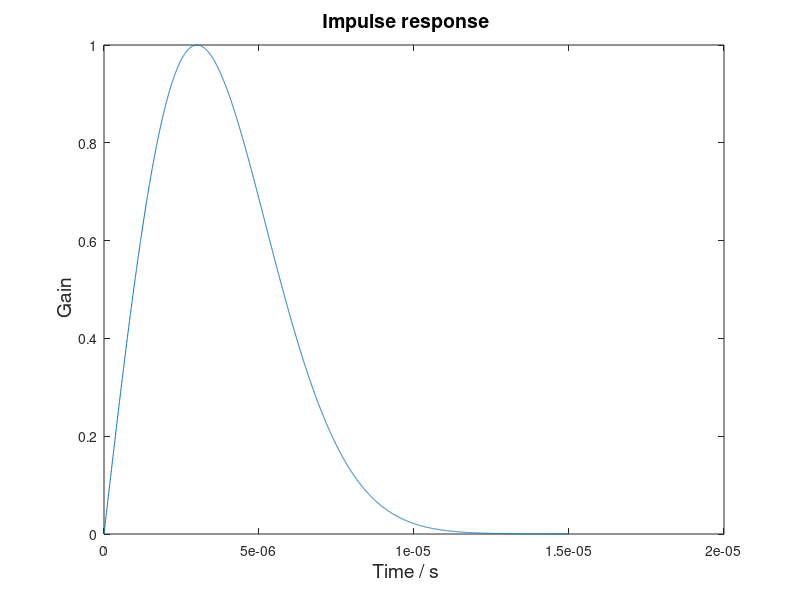

MATLAB code to generate this figure: (Note: this script raises an error after producing the figure.)
clear all;
close all;
v_max = 50;
carrier = 9.55e9;
fontsize = 14;

tau = 15e-6;
fs = 2e8;
N = tau*fs;
amp = ones(1,N);
f_points = 100;


%% IR
domain = linspace(0,5,N);
impulse_response = raylpdf(domain, 1);
impulse_response = impulse_response/max(impulse_response);

%% IR plot
fig = figure;
x = linspace(0, tau, N);
plot(x, impulse_response);
title('Impulse response   ', 'FontSize', fontsize);
xlabel('Time / s   ', 'FontSize', fontsize);
ylabel('Gain   ', 'FontSize', fontsize);
print(fig, '-dpng', '-r300', '../thesis/figures/tf1.png');


%% pulse
signal  = makesignal(amp, [], [], tau, fs);
[delay v the_af] = af(impulse_response, signal, tau, fs, v_max, f_points, carrier);
t_str = sprintf('Pulse w/ IR distortion ( \\tau=15 \\mus, f=%1.2f GHz )      ', carrier./1e9);
fig = plotaf(t_str, delay,v,the_af);
print(fig, '-dpng', '-r300', '../thesis/figures/pulsewir-15us.png');




%% LFM
%
B = 5e6;
f_signal = linspace(-B/2,B/2,N);
signal = makesignal(amp, [], f_signal, tau, fs);
[delay v the_af] = af(impulse_response, signal, tau, fs, v_max, f_points, carrier);
t_str = sprintf('LFM w/ IR distortion ( \\tau=15 \\mus, f=%1.2f GHz )      ', carrier./1e9);
fig = plotaf(t_str, delay,v,the_af);
filename = sprintf('../thesis/figures/lfmwir-%ius.png',tau*1e6);
print(fig, '-dpng', '-r300', filename);


%% NLFM
B = 5e6;
a = 3;
f_signal = B/2 .* generate_arbitrary_fm(tau, fs, a);
signal = makesignal(amp, [], f_signal, tau, fs);
[delay v the_af] = af(impulse_response, signal, tau, fs, v_max, f_points, carrier);
t_str = sprintf('NLFM w/ IR distortion ( \\tau=15 \\mus, f=%1.2f GHz )      ', carrier./1e9);
fig = plotaf(t_str, delay,v,the_af);
filename = sprintf('../thesis/figures/nlfmwir-%ius.png',tau*1e6);
print(fig, '-dpng', '-r300', filename);

[delay v the_af] = af([], signal, tau, fs, v_max, f_points, carrier);
t_str = sprintf('NLFM ( \\tau=15 \\mus, f=%1.2f GHz )      ', carrier./1e9);
fig = plotaf(t_str, delay,v,the_af);
filename = sprintf('../thesis/figures/nlfm-%ius-af.png',tau*1e6);
print(fig, '-dpng', '-r300', filename);


%% barker
phase = [ 0 0 0 0 0 1 1 0 0 1 0 1 0] * pi;
phase = kron(phase, ones(1,50));
f_points = 100;
%impulse_response = [];
signal = makesignal([], phase, [], tau, fs);
[delay v the_af] = af(impulse_response, signal, tau, fs, v_max, f_points, carrier);
t_str = sprintf('Barker w/ IR distortion ( \\tau=15 \\mus, f=%1.2f GHz )      ', carrier./1e9);
fig = plotaf(t_str, delay,v,the_af);
filename = sprintf('../thesis/figures/barkerwir-%ius.png', tau*1e6);
print(fig, '-dpng', '-r300', filename);
